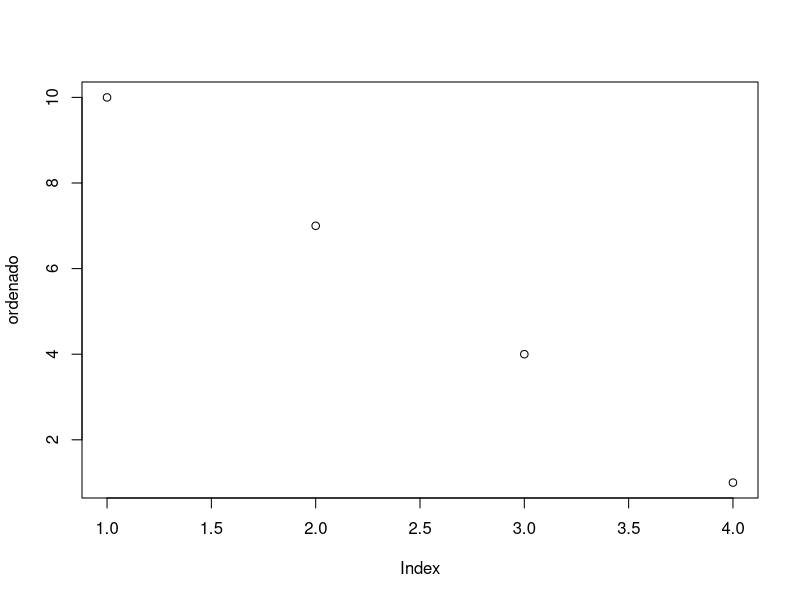
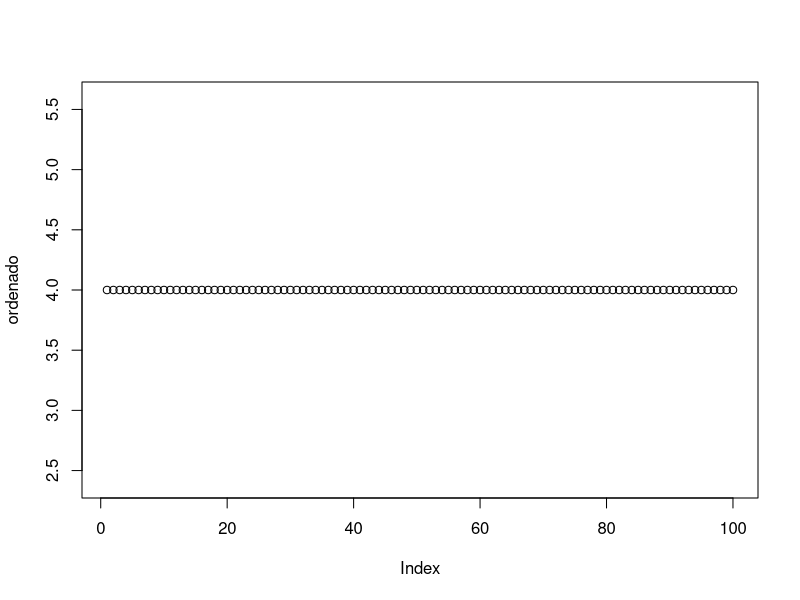

Here is the R script that generated these plots, in order:
# Shannon


abund1 <- c (80, 20)
abund2 <- c (50, 50, 50)

total1 <- sum (abund1)
total2 <- sum (abund2)

frec1 <- abund1/total1
frec2 <- abund2/total2

mult1 <- (log(frec1))*frec1
mult2 <- (log(frec2))*frec2

shannon1 <- -(sum(mult1))
shannon2 <- -(sum(mult2))

print (shannon1)
print (shannon2)

log (2)
log (3)


Shannon <- function (abund) {
  
  riqueza <- length (abund)
  total <- sum (abund)
  frec <- abund/total
  mult <- (log(frec))*frec
 # shannon <- -(sum(mult)) # Si el objeto tiene el mismo nombre que la función pueden haber problemas, mejor cambiarle el nombre
  s <- -(sum(mult))
 print (s) # Esto solo lo imprime
  p <- s/log(riqueza)
  
  message ("Índice de Shannon")
  print (s) # Esto solo lo imprime
 # return (s) # Esto hace que el objeto se cree con la función, así no solo se ve  
  
  message ("Pielou")
  print (p)
}

Shannon (abund2)

####################################################################################################

# Simpson

abu <- c (4, 7, 10, 1)

simpson <- function (abu){ # aproximación de simpson, debe usarse solo en muestras con n y N grande
  
  riq <- length (abu)
  tot <- sum (abu)
  
  suma <- c()
  
  for (i in 1:riq) {
    
    E <- ((abu[i])/tot)^2
    suma [i] <- E
    
  }
  
  simp <- sum (suma)
  return (simp)
}

simpson (abu) 

# Ejercicio

# 1. n1 = 500, n2 = 500
a1 <- c (500, 500)
simpson (a1)
# 2. n1 = 500, n2 = 50
a2 <- c (600, 400)
simpson (a2)
# 3. n1 = 500, n2 = 500
a3 <- c (750, 250)
simpson (a3)
# 4. n1 = 500, n2 = 500
a4 <- c (900, 100)
simpson (a4)
# 5. n1 = 500, n2 = 500
a5 <- c (990, 10)
simpson (a5)


simpson_inv <- function (abundancia) {
  
  simp <- simpson (abundancia)
  inv <- 1/simp
  
  return (inv)
  
}

simpson_inv (a5)

gini_simpson <- function (abundancia) {
  
  gini <- 1 - (simpson_inv (abundancia))
  return (gini)
}

gini_simpson (a5)


###################################################################################################

# Rank-abundance

abu <- c (4, 7, 10, 1)

rank_abundance <- function (abu) {
  
  ordenado <- sort (abu, decreasing = T)
  plot (ordenado)
  
}

rank_abundance (abu)

experimento <- rep (4, 100) # Se espera que si todas las abundancias son iguales, la línea sería recta horizontal
rank_abundance (experimento) # Se cumple
